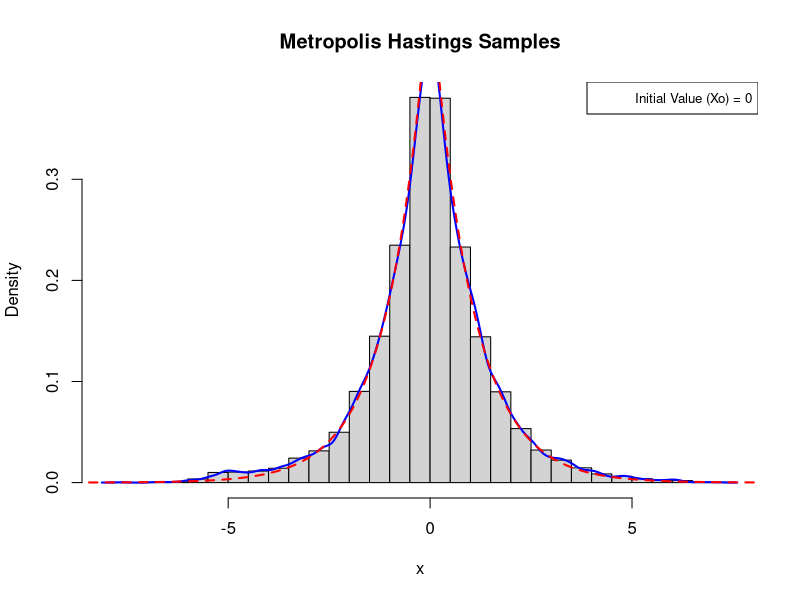
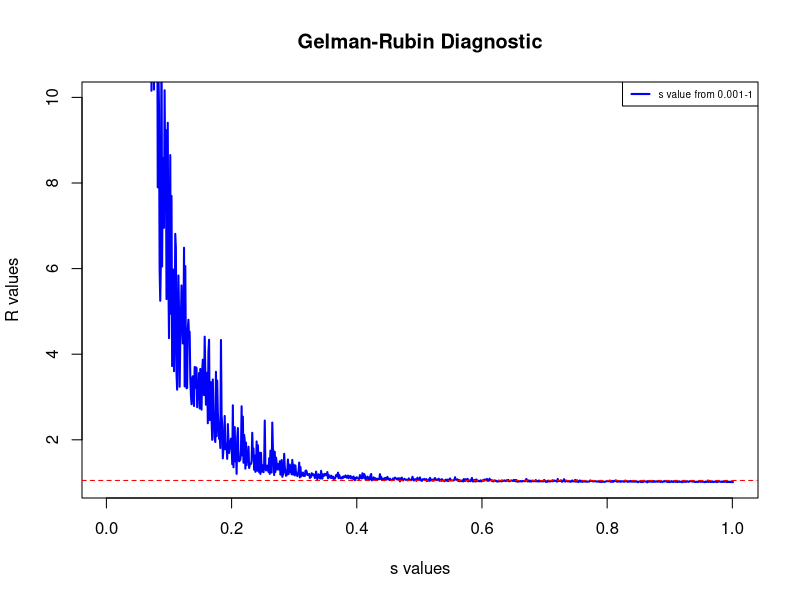

Write the R code that produced these figures, in order.
## ---- chunk 1
f <- function(x) { 
  return(0.5 * exp(-abs(x))) 
  }
## ---- chunk 2
N <- 10000 
s <- 1 
Xo <- 0
## ---- chunk 3
metropolis_hastings <- function(Xo, N, s) {
    samples <- numeric(N)
    samples[1] <- Xo
    
    for (i in 2:N) {
        Xprev <- samples[i - 1]
        Xstar <- rnorm(1, mean = Xprev, sd = s)
        
        log_r <- log(f(Xstar)) - log(f(Xprev))
        
        u <- runif(1)
        
        if (log(u) < log_r) {
            samples[i] <- Xstar
        } else {
            samples[i] <- Xprev
        }
    }
    
    return(samples)
}
## ---- chunk 4
samples <- metropolis_hastings(Xo, N, s)
## ---- chunk 5
hist(samples, breaks = 50, prob = TRUE, main = "Metropolis Hastings Samples", xlab = "x")
lines(density(samples), col = "blue", lwd = 2)
x_vals <- seq(-20, 20, length.out = 1000)
lines(x_vals, f(x_vals), col = "red", lty = 2, lwd = 2)

legend("topright", legend = "Initial Value (Xo) = 0", col = "black", lty = "blank", cex = 0.8)
## ---- chunk 6
mean_estimate <- mean(samples)
std_estimate <- sd(samples)
cat("Monte Carlo Estimate of Mean:", mean_estimate, "\n")
cat("Monte Carlo Estimate of Standard Deviation:", std_estimate, "\n")
## ---- chunk 7
N1 <- 2000
Xob <- c(-15, 0, 15, 40)
## ---- chunk 8
s_values <- seq(0.001, 1.001, by = 0.001)
R_values <- numeric(length(s_values))
## ---- chunk 9
for (J in seq_along(Xob)) {
  Xo <- Xob[J]
  
  samplesb <- metropolis_hastings(Xo, N1, s_values[1])  
  
  assign(paste0("sample", J), samplesb, envir = .GlobalEnv)
}
## ---- chunk 10
for (s_index in seq_along(s_values)) {
    means <- numeric(length(Xob))
    vars <- numeric(length(Xob))

    for (J in seq_along(Xob)) {
        samplesb <- metropolis_hastings(Xob[J], N1, s_values[s_index])
        means[J] <- mean(samplesb)
        vars[J] <- var(samplesb)
    }

    M <- mean(means)
    W <- mean(vars)

    B <- sum((means - M)^2) / length(Xob)

    w_in <- mean(vars)

    R <- sqrt((B + w_in) / w_in)

    R_values[s_index] <- R
}
## ---- chunk 11
plot(s_values, R_values, type = "l", col = "blue", lwd = 2, xlab = "s values", ylab = "R values",
     main = "Gelman-Rubin Diagnostic", ylim = c(1, 10))

abline(h = 1.05, col = "red", lty = 2)

legend("topright", legend = c("s value from 0.001-1"), col = "blue", lty = 1, lwd = 2, cex = 0.6)
## ---- chunk 12
cat("R hat value:", R, "\n")
